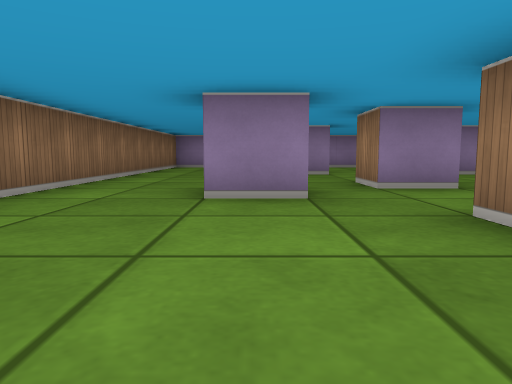
view 1 (above)

16 first-person views from a walk through a cub3D ray-caster map. The camera is about half as high as the walls, tilts 6° down and sees 70° across. The floor is counted in squares. Each view is taken from the middle of a square. On the plan, view 1 faces up. The plan holds only what a view shows up to about 9 squares ahead; the rest is blank.

view 2
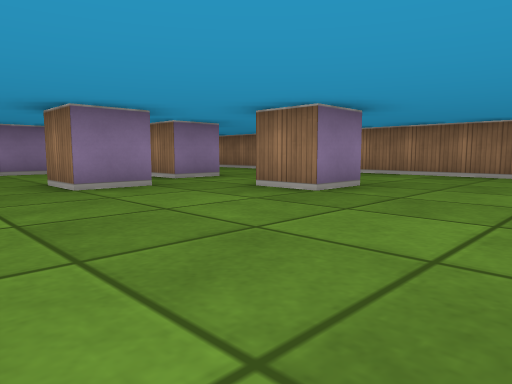

view 3
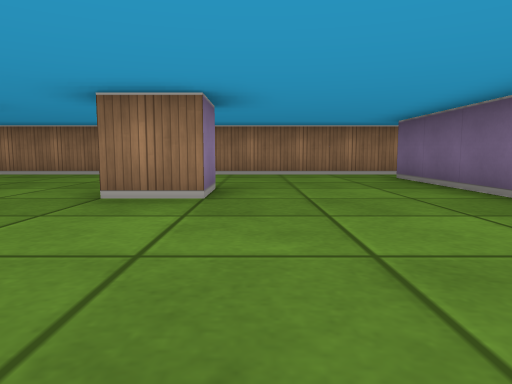

view 4
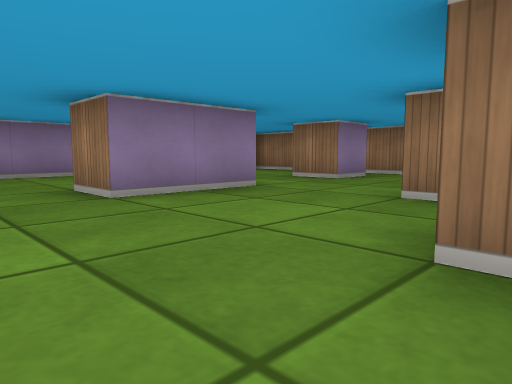

view 5
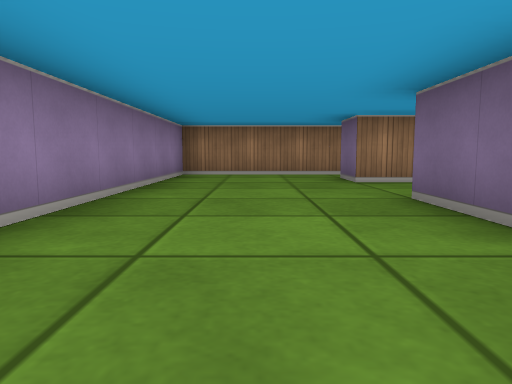

view 6
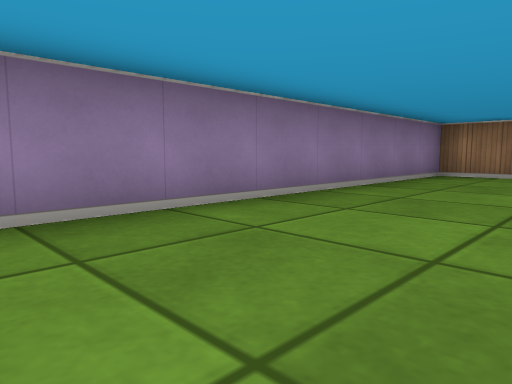

view 7
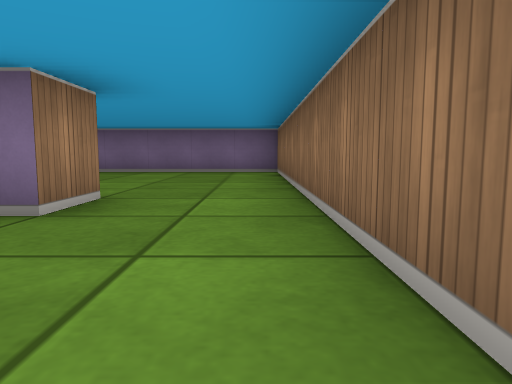

view 8
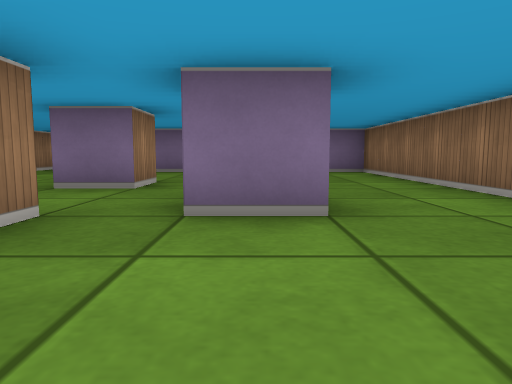

view 9
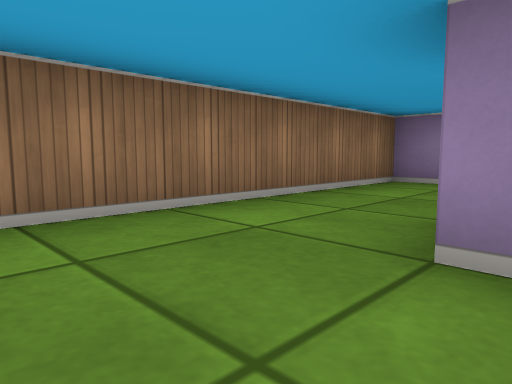

view 10
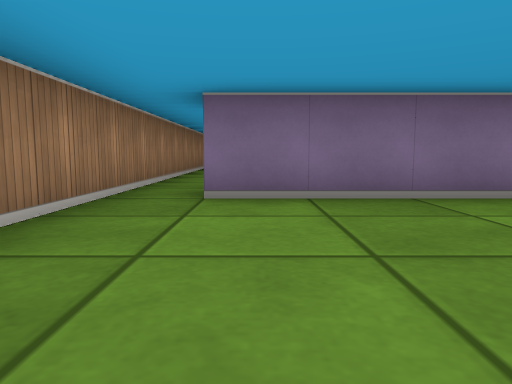

view 11
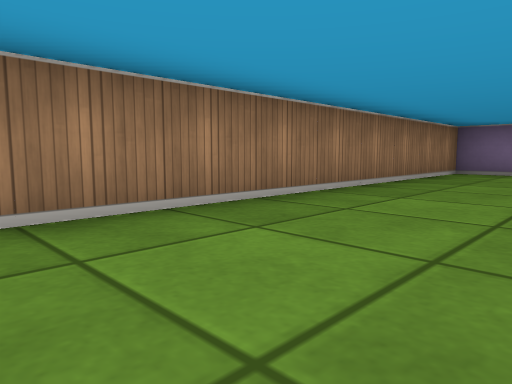

view 12
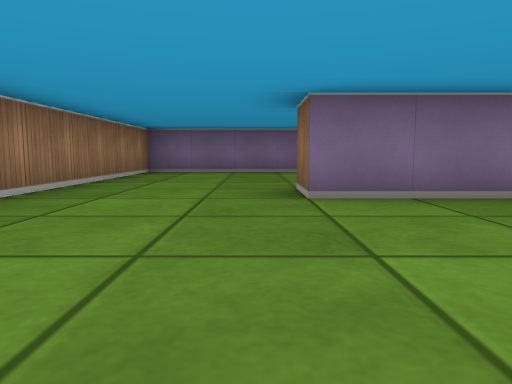

view 13
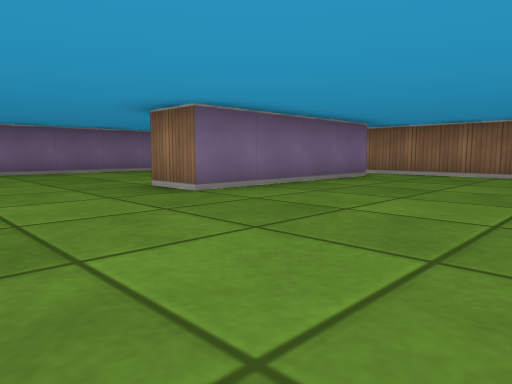

view 14
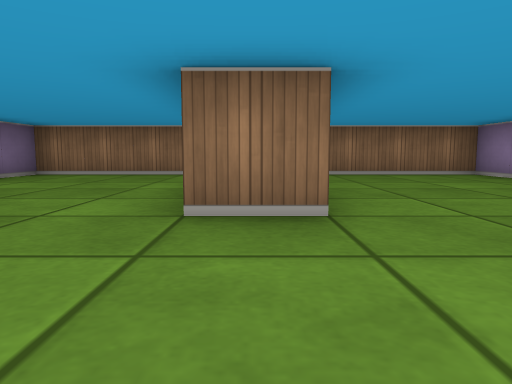

view 15
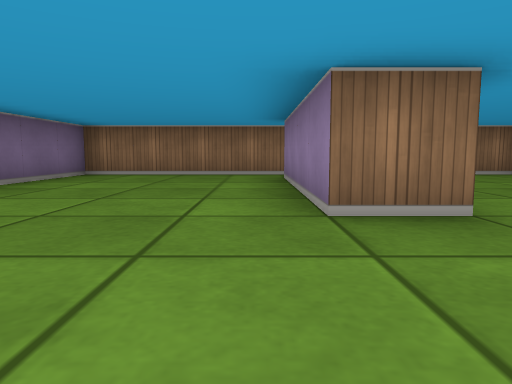

view 16
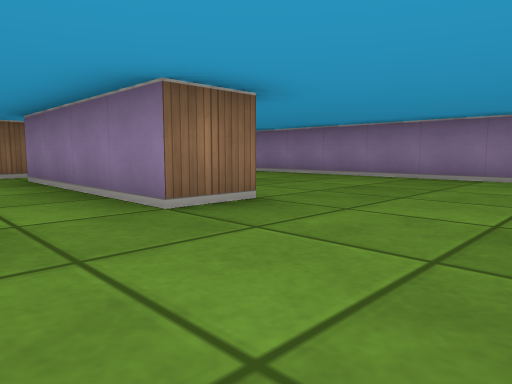

### Floor plan
Points are (right, up) in squares from view 1. A wall is a line through its corners. A room is listed if a view was taken in it or the views show most of it. See-through windows are left out.
Room 1 (views 1, 2, 3, 4, 5, 6, 7, 8, 9, 10)
walls: (0.6, 3.5) (-0.5, 3.5) (-0.5, 4.5) (0.5, 4.5); (2.6, 4.5) (1.5, 4.5) (1.5, 5.5); (1.6, 7.5) (-0.5, 7.5) (-0.5, 8.5); (0, 8.5) (1.5, 8.5); (2.6, 1.5) (1.5, 1.5) (1.5, 2.5) (2.5, 2.5); (4.6, 7.5) (3.5, 7.5) (3.5, 8.5) (4.5, 8.5); (5.5, -1.5) (5.5, 11.5) (-2.5, 11.5) (-2.5, -1.5) (4.5, -1.5)
ways out: opening at (5, -2) to room 2
Room 2 (views 11, 12, 13, 14, 15, 16)
walls: (-1.6, -6.5) (2.5, -6.5) (2.5, -7.5) (-1.5, -7.5); (3.9, -2.5) (-2.5, -2.5) (-2.5, -11.5) (5.5, -11.5) (5.5, -1.5)
ways out: opening at (5, -2) to room 1

Where each view was taken, in squares from view 1:
view 1: 0 up, 0 right, facing up
view 2: 1 down, 2 left, facing up-right
view 3: 1 up, 2 left, facing right
view 4: 4 up, 2 left, facing up-right
view 5: 10 up, 2 left, facing right
view 6: 9 up, 2 left, facing up-right
view 7: 7 up, 2 left, facing down
view 8: 7 up, 0 right, facing down
view 9: 6 up, 0 right, facing up-left
view 10: 2 up, 4 right, facing down
view 11: 3 down, 3 right, facing down-right
view 12: 3 down, 3 right, facing down
view 13: 3 down, 5 right, facing down-left
view 14: 7 down, 5 right, facing left
view 15: 8 down, 5 right, facing left
view 16: 9 down, 5 right, facing up-left
